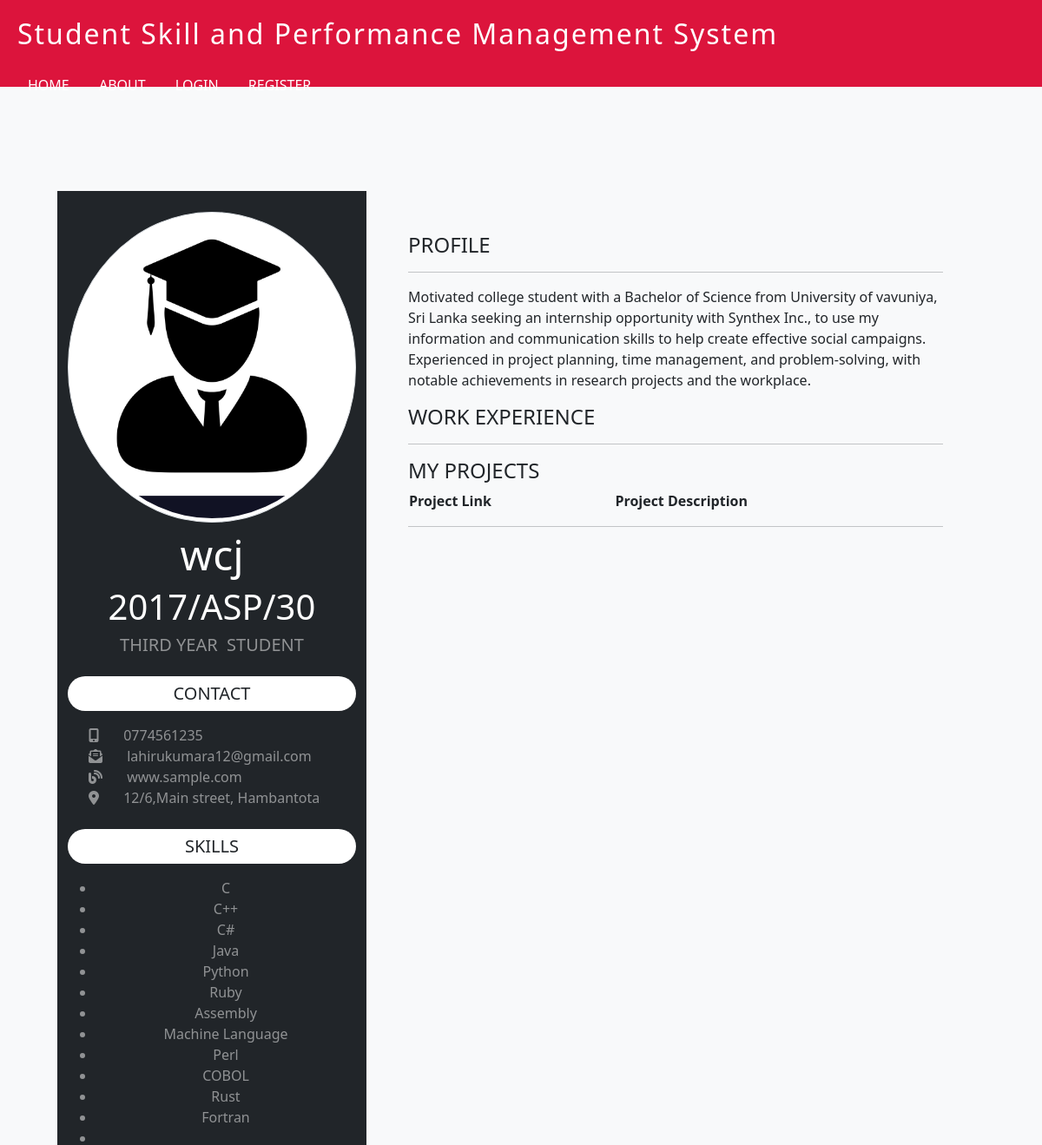
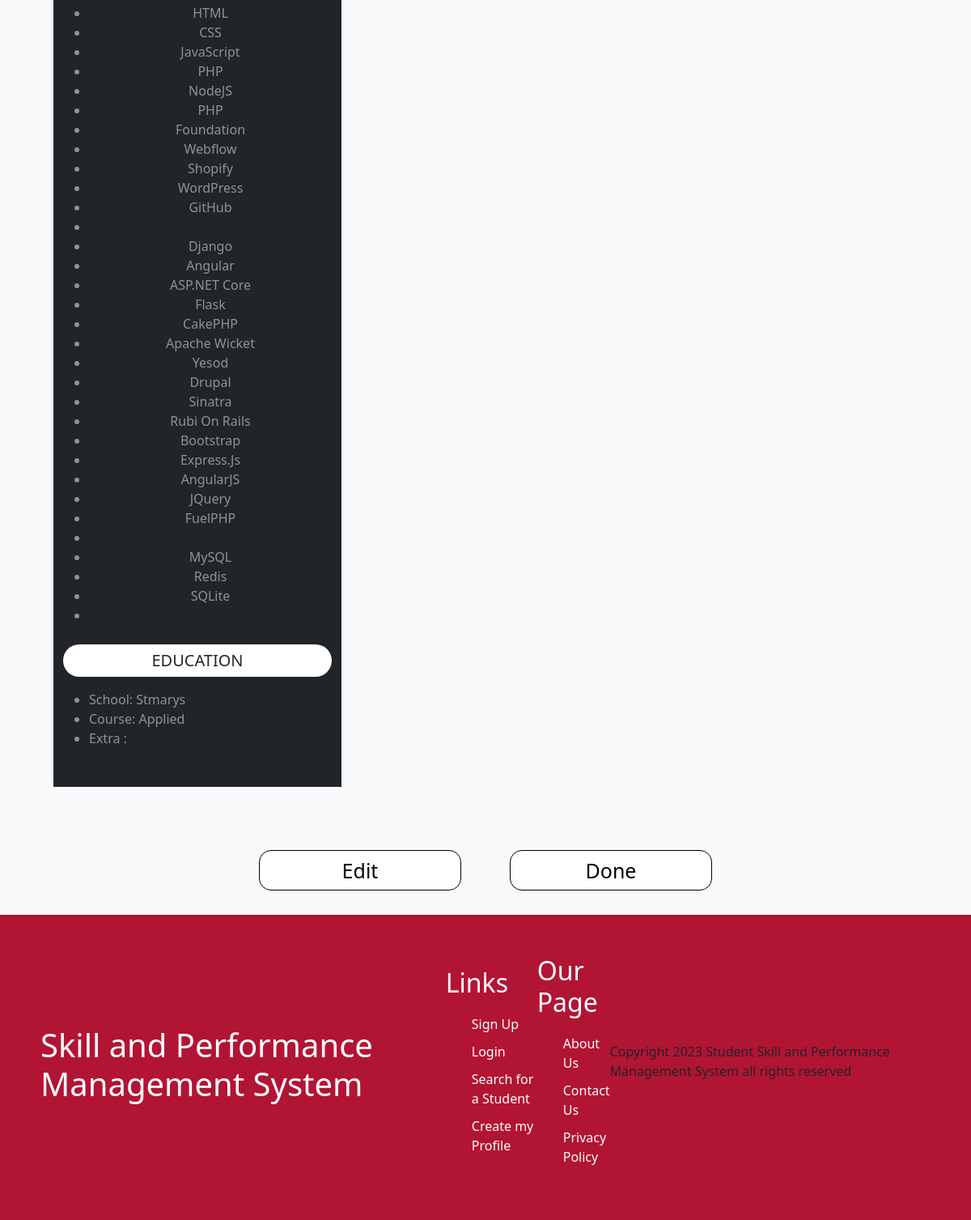
The page /myProfile.php (signed in) on the database its author committed (2 pictures, top to bottom).
### tables this page shows
CREATE TABLE `studentdata` (
  `regNo` varchar(50) NOT NULL,
  `initialName` varchar(255) NOT NULL,
  `fullName` varchar(255) NOT NULL,
  `bio` text NOT NULL,
  `district` varchar(255) NOT NULL,
  `school` varchar(255) NOT NULL,
  `birthday` date NOT NULL,
  `age` int(11) NOT NULL,
  `gender` varchar(10) NOT NULL,
  `mobileNo` varchar(15) NOT NULL,
  `email` varchar(255) NOT NULL,
  `address` varchar(255) NOT NULL,
  `faculty` varchar(255) NOT NULL,
  `department` varchar(255) NOT NULL,
  `course` varchar(255) NOT NULL,
  `academicYear` varchar(255) NOT NULL,
  `level` varchar(255) NOT NULL,
  `gpa` varchar(10) NOT NULL,
  `credits` int(10) NOT NULL,
  `class` varchar(255) NOT NULL,
  `extra` text NOT NULL,
  `progLanguage` varchar(255) NOT NULL,
  `webDesign` varchar(255) NOT NULL,
  `framework` varchar(255) NOT NULL,
  `database` varchar(255) NOT NULL
);

### myProfile.php (the view, shortened to what this page needs)
<!DOCTYPE html>
<html lang="en">
<head>
    <link rel="stylesheet" href="bootstrap-5.3.2-dist/css/bootstrap.min.css">
    <link rel="stylesheet" href="https://cdnjs.cloudflare.com/ajax/libs/font-awesome/6.5.1/css/all.min.css"/>
</head>
<body class="bg-light">
    <?php
        require_once 'conf/connection.php';
        $loggedStuRegNnum =  $_SESSION['stuRegNum'];
        $sql1="SELECT * FROM studentdata WHERE regNo='$loggedStuRegNnum'";
        $result=mysqli_query($conn,$sql1);
        if($result){
            $row=mysqli_fetch_assoc($result);
            $initialName = $row['initialName'];
            $bio=$row["bio"];
            $school=$row["school"];
            $mobileNo=$row["mobileNo"];
            $email=$row["email"];
            $address=$row["address"];
            $course=$row["course"];
            $level=$row["level"];
            $extra=$row["extra"];
            $progammingLanguages=$row["progLanguage"];
            $webDesigningTools=$row["webDesign"];
            $frameworks=$row["framework"];
            $databases=$row["database"];
        }
    ?>
    <br><br><br>
    <div class="container p-5 bodycont">
        <div class="row">
            <div class="col-lg-4 bg-dark text-white text-center py-4">
                <div class="header-left">
                    <img src="assests/profile avatar.jpg" alt="" class="img-thumbnail rounded-circle mb-2">
                    <h1 class="display-5" id="name"><?php echo $initialName ?></h1>
                    <h3 class="display-6" id="name"><?php echo $loggedStuRegNnum ?></h3>
                    <h4 class="lead text-uppercase text-white-50 mb-4"><?php echo $level ?>&nbsp Student</h4>
                </div>
                <div>
                    <h5 class="text-uppercase bg-white text-dark py-2 rounded-pill">Contact</h5>
                    <ul class="list-unstyled text-white-50 ml-5 py-2 text-center">
                        <li class="list-item" style="text-align: left;">
                            <i class="fas fa-mobile-alt mx-4"></i>
                            <?php echo $mobileNo ?>
                        </li>
                        <li class="list-item" style="text-align: left;">
                            <i class="fas fa-envelope-open-text mx-4"></i>
                            <?php echo $email ?>
                        </li>
                        <li class="list-item" style="text-align: left;">
                            <i class="fas fa-blog mx-4"></i>
                            www.sample.com
                        </li>
                        <li class="list-item" style="text-align: left;">
                            <i class="fas fa-map-marker-alt mx-4"></i>
                            <?php echo $address ?>
                        </li>
                    </ul>
                </div>
                <div>
                    <h5 class="text-uppercase bg-white text-dark py-2 rounded-pill">Skills</h5>
                    <ul class="list text-white-50 ml-5 py-2 text-left text-capitalize">
                        <?php
                            $progammingLanguages=explode(',',$progammingLanguages);
                            if($progammingLanguages!=null){
                                foreach($progammingLanguages as $row){
                                    echo"<li class='list-item'>$row </li>";
                                }
                            }
                            else{
                                echo"<li class='list-item'>I am Willing to study Programming Languages</li>";
                            }
                            $webDesigningTools=explode(',',$webDesigningTools);
                            if ($webDesigningTools != null){
                                foreach($webDesigningTools as $row){
                                    echo"<li class='list-item'>$row </li>";
                                }
                            }
                            else{
                                echo"<li class='list-item'>I am Willing to study Web development Tools</li>";
                            }
                            $frameworks=explode(',',$frameworks);
                            if ($frameworks != null){
                                foreach($frameworks as $row){
                                    echo"<li class='list-item'>$row </li>";
                                }
                            }
                            else{
                                echo"<li class='list-item'>I am Willing to study Computer Frameworks</li>";
                            }
                            $databases=explode(',',$databases);
                            if ($databases != null){
                                foreach($databases as $row){
                                    echo"<li class='list-item'>$row </li>";
                                }
                            }
                            else{
                                echo"<li class='list-item'>I am Willing to study Database Management Softwares</li>";
                            }
                        ?>
                    </ul>
                </div>
                <div>
                    <h5 class="text-uppercase bg-white text-dark py-2 rounded-pill">Education</h5>
                    <ul class="list text-white-50 ml-5 py-2 text-left text-capitalize">
                        <li class="list-item" style="text-align: left;">School: <?php echo $school ?> </li>
                        <li class="list-item" style="text-align: left;">Course: <?php echo $course ?></li>
                        <li class="list-item" style="text-align: left;">Extra :<?php echo $extra ?></li>
                    </ul>
                </div>
            </div>
            <div class="col-lg-8 bg-light text-dark py-5 px-5">
                <div class="header-right">
                    <h4 class="text-uppercase">Profile</h4>
                    <hr>
                    <p>
                        <?php
                            if(!empty($bio)){
                                echo $bio;
                            }
                            else{
                                echo
                                "Motivated college student with a Bachelor of Science from University of vavuniya, Sri Lanka
                                seeking an internship opportunity with Synthex Inc., to use my information and communication skills to
                                help create effective social campaigns. Experienced in project planning, time management,
                                and problem-solving, with notable achievements in research projects and the workplace.";
                            }
                        ?>
                    </p>
                </div>
                <div>
                    <h4 class="text-uppercase">Work Experience</h4>
                    <hr>
                    <h4 class="text-uppercase">My Projects</h4>
                    <?php
                        echo
                        "
                        <table border=1 class=projectTable>
                            <tr class=projectTableTr>
                                <th>Project Link</th>
                                <th>Project Description</th>
                            </tr>
                        ";
                        echo "</table>";
                    ?>
                    <hr>
                </div>
            </div>
        </div>
    </div>
    <div class="buttonCont">
<button class="profileButton" onclick="location.href='updateStudentInformation.php?data=<?php echo $loggedStuRegNnum; ?>'">Edit</button><button class="profileButton" onclick="location.href='index.php'">Done</button>
    </div>
</body>
</html>

### myProfile.php (style rules this page uses)
.projectTable { min-width: 100%; border: 0px; padding: 10px; }
.projectTableTr { padding: 30px; margin: 20px; }
.profileButton { width: 250px; height: 50px; border: 1px solid black; border-radius: 15px; background-color: white; margin: 30px; font-size: 25px; }
.buttonCont { text-align: center; align-content:safe; width: 100%; }

### rows shown on the page
studentdata: initialName "wcj", level "THIRD YEAR", mobileNo "0774561235", email "lahirukumara12@gmail.com", address "12/6,Main street, Hambantota", progLanguage "C", progLanguage "C++", progLanguage "C#", progLanguage "Java", progLanguage "Python", progLanguage "Ruby", progLanguage "Assembly", progLanguage "Machine Language", progLanguage "Perl", progLanguage "COBOL", progLanguage "Rust", progLanguage "Fortran", webDesign "HTML", webDesign "CSS", webDesign "JavaScript", webDesign "PHP", webDesign "NodeJS", webDesign "Foundation", webDesign "Webflow", webDesign "Shopify", webDesign "WordPress", webDesign "GitHub", framework "Django", framework "Angular", framework "ASP.NET Core", framework "Flask", framework "CakePHP", framework "Apache Wicket", framework "Yesod", framework "Drupal", framework "Sinatra", framework "Rubi On Rails", framework "Bootstrap", framework "Express.js", framework "AngularJS", framework "JQuery", framework "FuelPHP", database "MySQL", database "Redis", database "SQLite", school "Stmarys", course "Applied"

### other values the page prints
$loggedStuRegNnum "2017/ASP/30"
